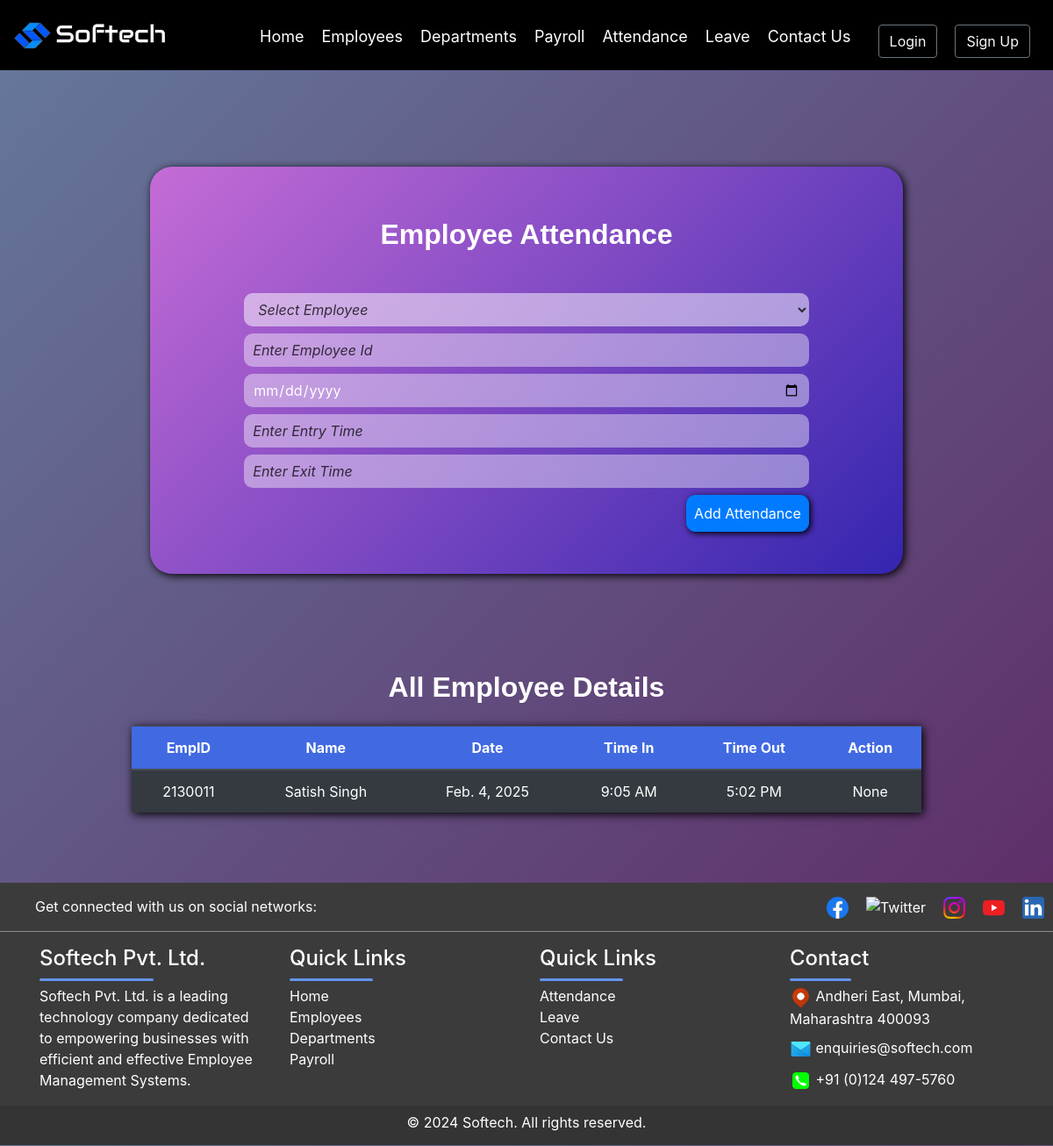
The app's page /attendance, older data.
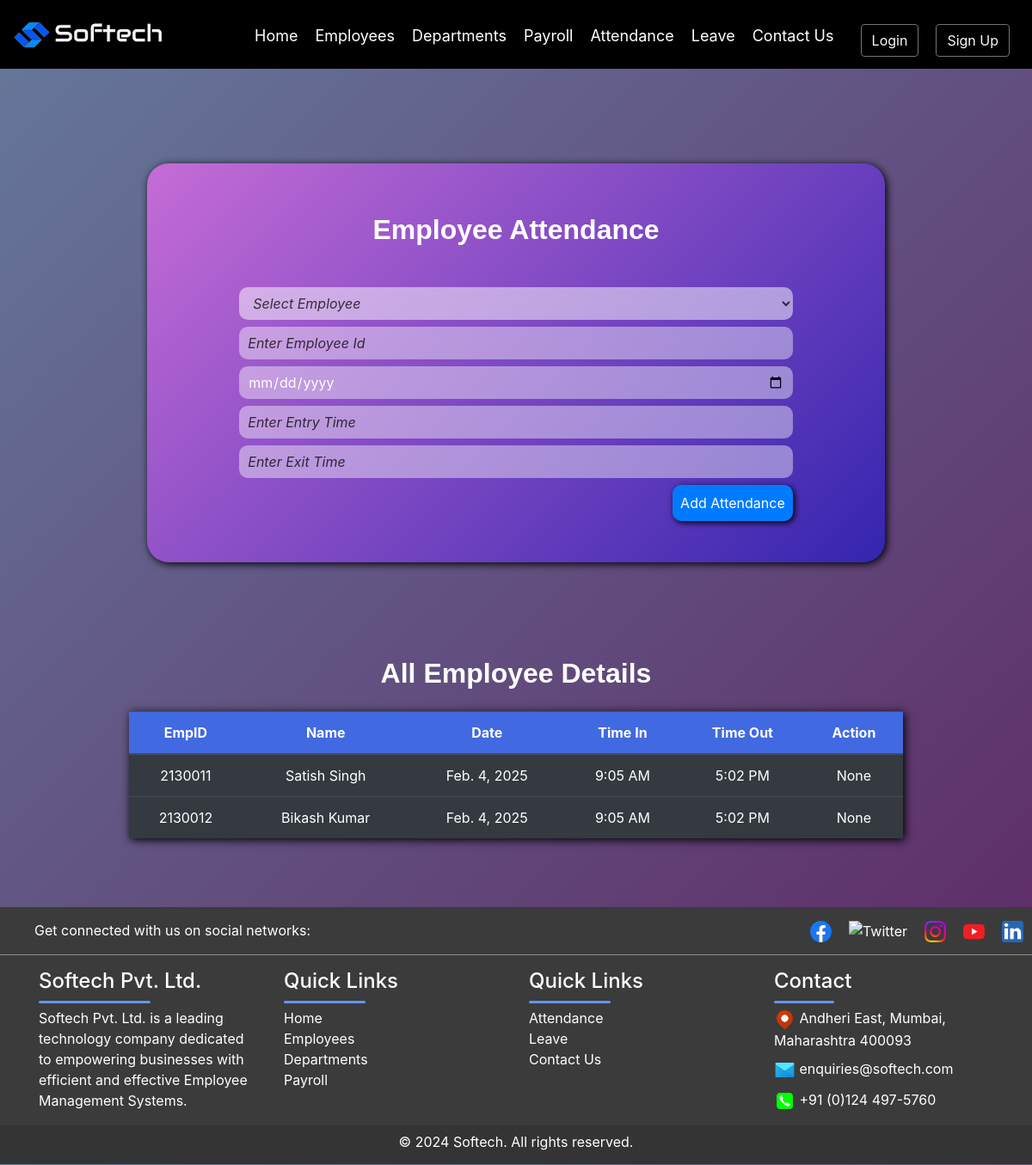
The same page, newer data.
### app/models.py (models this page shows, shortened)
class Employees(models.Model):
      emp_id = models.CharField(max_length=10, primary_key=True)
      emp_name = models.CharField(max_length=100, null=True, blank=True)
      mobile_number = models.CharField(max_length=15, null=True, blank=True)
      email = models.EmailField(null=True, blank=True)
      address = models.TextField(null=True, blank=True)
      department_name = models.ForeignKey(Departments, null=True, blank=True, on_delete=models.CASCADE)
      role = models.CharField(max_length=100, null=True, blank=True)
      def __str__(self):
        return str(self.emp_name)

class Attendance(models.Model):
      emp_name = models.ForeignKey(Employees, on_delete=models.CASCADE)
      emp_id = models.CharField(max_length=100, null=True, blank=True)
      date = models.DateField(auto_now_add=False, null=True, blank=True)
      time_in = models.CharField(max_length=20, null=True, blank=True)
      time_out = models.CharField(max_length=20, null=True, blank=True)
      action = models.CharField(max_length=100,null=True,blank=True)

### app/views.py (the view, shortened to what this page needs)
# urls.py: path('attendance', views.attendance_page, name="attendance"),
def attendance_page(request):
    attendance=Attendance.objects.all()
    form=AttendanceForm()
    context = {'attendance':attendance,'form':form}
    return render(request, 'app/attendance.html', context)

### app/templates/app/attendance.html (shortened to what this page needs)
{% extends "base_template/base.html" %}
{% load static %}
{% block content %}
         <form method="POST" class="bg-body py-5 justify-content-center" id="formbackground">
            <h2 class="fs-3 fw-bold text-decoration-underline mb-5">Employee Attendance</h2>
            {{form.emp_name}}
            {{form.emp_id}}
            {{form.date}}
            {{form.time_in}}
            {{form.time_out}}
            <div class="d-flex justify-content-end w-75 mx-auto">
              <button class="btn btn-primary p-2"  id="addBtn" type="submit">Add Attendance</button>
          </div>
          </form>
        <div class="w-auto mx-auto">
            <h2 class="fs-3 fw-bold text-decoration-underline mb-2 mt-5">All Employee Details</h2>
            <table class="table table-dark table-hover mt-4 mb-5 text-center w-75">
               <thead class="fw-bold">
                   <th>EmpID</th>
                   <th>Name</th>
                   <th>Date</th>
                   <th>Time In</th>
                   <th>Time Out</th>
                   <th>Action</th>
               </thead>
               <tbody id="AttendanceTable">
                {% for a in attendance %}
                <tr>
                  <td>{{a.emp_id}}</td>
                  <td>{{a.emp_name}}</td>
                  <td>{{a.date}}</td>
                  <td>{{a.time_in}}</td>
                  <td>{{a.time_out}}</td>
                  <td>{{a.action}}</td>
                </tr>
                {% endfor %}
               </tbody>
            </table>
        </div>
      {% endblock content %}

### app/templates/base_template/base.html (shortened to what this page needs)
{% load static %}
<!DOCTYPE html>
<html>
   <head>
      <link rel="stylesheet" href="{% static 'app/CSS_files/style.css' %}">
      <link rel="stylesheet" href="https://maxcdn.bootstrapcdn.com/bootstrap/4.5.2/css/bootstrap.min.css">
      <link href="https://cdnjs.cloudflare.com/ajax/libs/font-awesome/5.15.4/css/all.min.css" rel="stylesheet">
    </head>
    <body class="container-fluid" style="background:linear-gradient(135deg, #65799b 0%,#5e2563 100%);">
            <div class="navigationbar">
                <div>
                    <img src="{% static 'images/SoftechLogo-removebg-preview.png' %}">
                    <div>
                      <nav class="navbar justify-content-center" style="margin-left:270px;">
                        <ul style="display: flex; justify-content: space-between; width: 100%;">
                            {% if user.is_authenticated %}
                            <div style="display: flex;">
                                <li><a href="{% url 'index' %}">Home</a></li>
                                <li><a href="{% url 'employee' %}">Employees</a></li>
                                <li><a href="{% url 'department' %}">Departments</a></li>
                                <li><a href="{% url 'payroll' %}">Payroll</a></li>
                                <li><a href="{% url 'attendance' %}">Attendance</a></li>
                                <li><a href="{% url 'leave' %}">Leave</a></li>
                                <li><a href="{% url 'contactus' %}">Contact Us</a></li>
                            </div>
                            {% else %}
                            <div style="display: flex;">
                              <li><a href="{% url 'login' %}">Home</a></li>
                              <li><a href="{% url 'login' %}">Employees</a></li>
                              <li><a href="{% url 'login' %}">Departments</a></li>
                              <li><a href="{% url 'login' %}">Payroll</a></li>
                              <li><a href="{% url 'login' %}">Attendance</a></li>
                              <li><a href="{% url 'login' %}">Leave</a></li>
                              <li><a href="{% url 'login' %}">Contact Us</a></li>
                          </div>
                          {% endif %}
                            {% if user.is_authenticated %}
                            <form method="POST" action="{% url 'logout' %}" style="display: flex;">
                              {% csrf_token %}
                                <button class="btn btn-outline-secondary text-light" type="submit">Logout</button>
                            </form>
                            {% else %}
                            <div style="display: flex;">
                              <li><a class="btn btn-outline-secondary text-light" href="{% url 'login' %}">Login</a></li>
                              <li><a class="btn btn-outline-secondary text-light" href="{% url 'register' %}" >Sign Up</a></li>
                            </div>
                            {% endif %}
                        </ul>
                    </nav>
                    </div>
                </div>
            </div>
            {% block content %}{% endblock content %}
            <footer class="mainfooter" role="contentinfo">
                <div>
                    <ul style="display: inline; list-style-type: none;">
                        <li class="icon">Get connected with us on social networks:</li>
                        <li class="icon" style="float: inline-end; margin: auto 10px;"><a href="#" class="icoLinkedin" title="Linkedin"> <!DOCTYPE svg  PUBLIC '-//W3C//DTD SVG 1.1//EN'  'http://www.w3.org/Graphics/SVG/1.1/DTD/svg11.dtd'> </a></li>
                        <li class="icon" style="float: inline-end; margin: auto 10px;"><a href="#" class="icoYoutube" title="Youtube"><!DOCTYPE svg  PUBLIC '-//W3C//DTD SVG 1.1//EN'  'http://www.w3.org/Graphics/SVG/1.1/DTD/svg11.dtd'></li>
                        <li class="icon" style="float: inline-end; margin: auto 10px;"><a href="#" class="icoInstagram" title="Instagram"><img src="{% static 'images/insta.png' %}" alt="Instagram" height="25"></a></li>
                        <li class="icon" style="float: inline-end; margin: auto 10px;"><a href="#" class="icoTwitter" title="Twitter"><img src="https://uxwing.com/wp-content/themes/uxwing/download/brands-and-social-media/x-social-media-white-icon.png" alt="Twitter" height="25"></a></li>
                        <li class="icon" style="float: inline-end; margin: auto 10px;"><a href="#" class="icoFacebook" title="Facebook"><!DOCTYPE svg  PUBLIC '-//W3C//DTD SVG 1.1//EN'  'http://www.w3.org/Graphics/SVG/1.1/DTD/svg11.dtd'></a></li>
                    </ul>
                    <hr>
                </div>
                <div class="footer-middle">
                <div class="container">
                  <div class="row">
                    <div class="col-md-3 col-sm-6">
                      <div class="footer-pad">
                        <h4>Softech Pvt. Ltd.</h4>
                        <div class="underline1"></div>
                        <ul class="list-unstyled">
                          <li>Softech Pvt. Ltd. is a leading technology company dedicated to empowering businesses with efficient and effective Employee Management Systems.</li>
                        </ul>
                      </div>
                    </div>
                    <div class="col-md-3 col-sm-6">
                      <div class="footer-pad">
                        <h4>Quick Links</h4>
                        <div class="underline2"></div>
                        <ul class="list-unstyled">
                            <li><a href="{% url "index" %}">Home</a></li>
                            <li><a href="{% url "employee" %}">Employees</a></li>
                            <li><a href="{% url "department" %}">Departments</a></li>
                            <li><a href="{% url "payroll" %}">Payroll</a></li>
                        </ul>
                      </div>
                    </div>
                    <div class="col-md-3 col-sm-6">
                      <div class="footer-pad">
                        <h4>Quick Links</h4>
                        <div class="underline2"></div>
                        <ul class="list-unstyled">
                            <li><a href="{% url "attendance" %}">Attendance</a></li>
                            <li><a href="{% url "leave" %}">Leave</a></li>
                            <li><a href="{% url "contactus" %}">Contact Us</a></li>
                        </ul>
                      </div>
                    </div>
                      <div class="col-md-3">
                          <h4>Contact</h4>
                          <div class="underline3"></div>
                          <ul class="social-network social-circle list-unstyled">
                           <li class="icon"><img style="height: 25px;" src="{% static 'images/locationicon.png' %}" alt="Location"></li>
                           <li class="icon">Andheri East, Mumbai, Maharashtra 400093</li><br>
                           <li class="icon"><img style="height: 25px; margin: 10px 0 !important;" src="{% static 'images/mailicon.png' %}" alt="Mail"></li>
                           <li class="icon">enquiries@softech.com</li><br>
                           <li class="icon"><img style="height: 25px;" src="{% static 'images/callicon.png' %}" alt="Call"></li>
                           <li class="icon">+91 (0)124 497-5760</li>
                          </ul>
                  </div>
                  </div>
                </div>
                  <div class="row footer-bottom text-center" style="width: 100%; margin: 0; padding: 7px 0; height: 45px; background-color: #343434;">
                  <div class="col-md-12 copy">
                  <p class="text-center" style="margin-bottom: 15px !important;"> © 2024 Softech. All rights reserved.</p>
                  </div>
                  </div>
                </div>
              </footer>
     </body>
  </html>

### app/static/app/CSS_files/style.css (style rules this page uses)
body { background: linear-gradient(135deg, #647095 0%, #5e2563 100%); color: white !important; margin: 0 !important; padding: 0 !important; overflow-x: hidden; }
.bg-body { background-color: rebeccapurple !important; }
h2 { font-family: Helvetica; text-align: center; }
a { color: white; }
table thead { color: white; font-weight: bold; background-color: royalblue; margin: auto; padding: auto; }
table { margin: auto !important; box-shadow: 2px 2px 10px black; }
input, textarea { background-color: rgba(255, 255, 255, 0.416) !important; background-blend-mode: overlay !important; backdrop-filter: blur(5px) !important; color: white !important; border: none !important; border-radius: 10px !important; padding: 10px !important; transition: background-color 0.3s ease-in-out !important; }
::placeholder { color: rgba(0, 0, 0, 0.744) !important; font-style: italic; }
h2 { margin: 10px 0px !important; font-weight: bold !important; text-align: center !important; }
select { font-style: italic; background-color: rgba(255, 255, 255, 0.5) !important; backdrop-filter: blur(5px) !important; color: rgba(0, 0, 0, 0.744) !important; border: none !important; border-radius: 10px !important; transition: background-color 0.3s ease-in-out !important; }
button { margin: 20px 0; border-radius: 10px !important; transition: background-color 0.3s ease-in-out !important; box-shadow: 2px 2px 7px black; }
table tr td { color: white; }
hr { color: white; }
@media screen and (min-width: 768px) { .table { width: 100% !important; } }
.navigationbar { position: relative; height: 80px; width: 100%; background-color: black; z-index: 0; background-size: cover; }
.navigationbar div img { position: absolute; width: 175px; margin-top: 25px; margin-left: 15px; z-index: 1; }
nav { position: absolute; z-index: 2; color: white; }
nav ul { list-style-type: none; padding: 0; margin-top: 20px; }
nav ul li { font-size: 18px; display: inline; text-align: center; padding: 0 10px; }
nav ul li a { color: white; text-decoration: none; }
#formbackground { background: linear-gradient(135deg, #c56cd6 0%, #3425af 100%); border-radius: 25px; margin: 110px 171px; transition: transform 0.3s ease; box-shadow: 2px 2px 10px black; }
footer { background-color: #3b3b3b; color: white; margin-top: 80px; padding-top: 15px; }
.icon { display: inline; }
ul li a { color: white; }
hr { border: none; height: 1px; background-color: rgba(255, 255, 255, 0.5); backdrop-filter: blur(5px); color: white; border-radius: 10px; }
.underline1 { border: none; height: 3px; width: 130px; background-color: cornflowerblue; backdrop-filter: blur(5px); color: white; border-radius: 10px; margin-bottom: 5px; }
.underline2 { border: none; height: 3px; width: 95px; background-color: cornflowerblue; backdrop-filter: blur(5px); color: white; border-radius: 10px; margin-bottom: 5px; }
.underline3 { border: none; height: 3px; width: 70px; background-color: cornflowerblue; backdrop-filter: blur(5px); color: white; border-radius: 10px; margin-bottom: 5px; }

Row changes from the older to the newer data that the page shows:
added Attendance: emp_id "2130012", emp_name "Bikash Kumar", date "Feb. 4, 2025", time_in "9:05 AM", time_out "5:02 PM", action "None"
